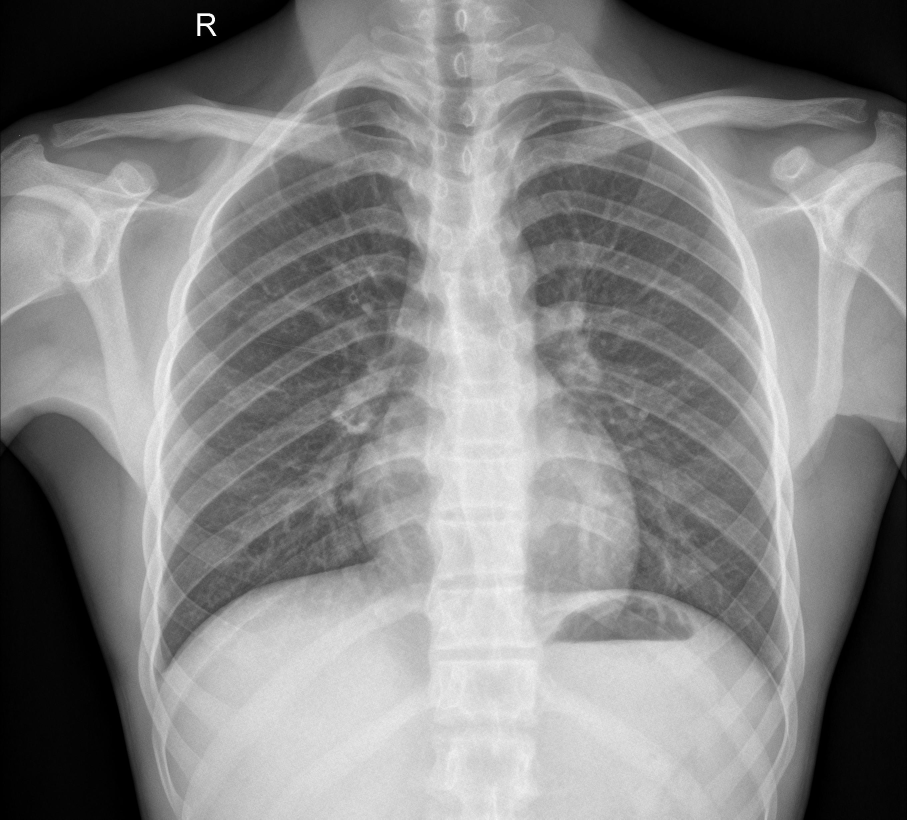
#> input picture NORMAL/IM-0025-0001.jpeg, 2720 x 2458 px (shown at 1/3 size); its folder holds only this picture in this run
$ python getImgInfo.py   (older library calls are emulated)
#> lines starting #> are read from the running program, lines starting #| are printed output that depends on the picture
import glob
import os
from PIL import Image
from operator import itemgetter

path_normal = 'NORMAL'
path_pneumnia = 'PNEUMONIA'

# the code trys to corp/export center of the original img so that lung is the focus, but if the picture is too large
# the code will first shrink it down to 1024x1024 with anti-alising filter then corp to 720x720

limit = 720
limit_upper = 1024

root_export = str(limit)+'\\'
if not os.path.exists(root_export):
    os.makedirs(root_export)

normal_export = root_export+'\\normal\\'
if not os.path.exists(normal_export):
    os.makedirs(normal_export)

bacteria_export = root_export+'\\bacteria\\'
if not os.path.exists(bacteria_export):
    os.makedirs(bacteria_export)

virus_export = root_export+'\\virus\\'
if not os.path.exists(virus_export):
    os.makedirs(virus_export)

normalImgList = glob.glob(path_normal + "/*.jpeg")
normalExport_count = 0
for eachImg in normalImgList:
    #print (eachNormalImg.split('\\')[1])
    im = Image.open(eachImg)
#> im is the input picture: PIL image 2720x2458 L; min 0, max 255, mean 133.2
    width, height = im.size
#> width = 2720; height = 2458
    if(width >= limit and height >= limit):
        if(width >= limit_upper or height >= limit_upper):
            im = im.resize((limit_upper, limit_upper), Image.ANTIALIAS)
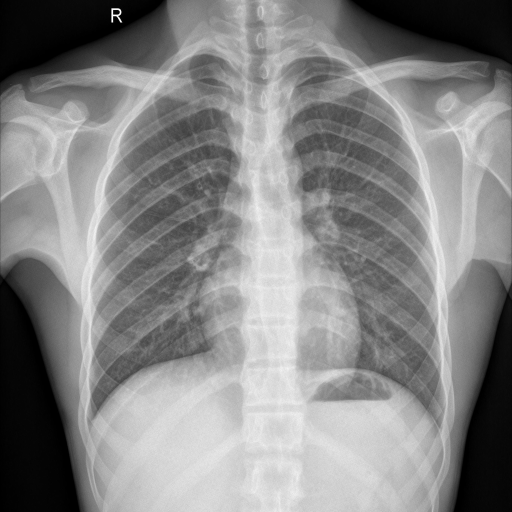
#> im: PIL image 1024x1024 L (shown at 1/2 size); min 0, max 255, mean 133.2
            width, height = im.size
#> width = 1024; height = 1024

        left = (width - limit) / 2
#> left = 152
        top = (height - limit) / 2
#> top = 152
        right = (width + limit) / 2
#> right = 872
        bottom = (height + limit) / 2
#> bottom = 872

        # Crop the center of the image
        im = im.crop((left, top, right, bottom))
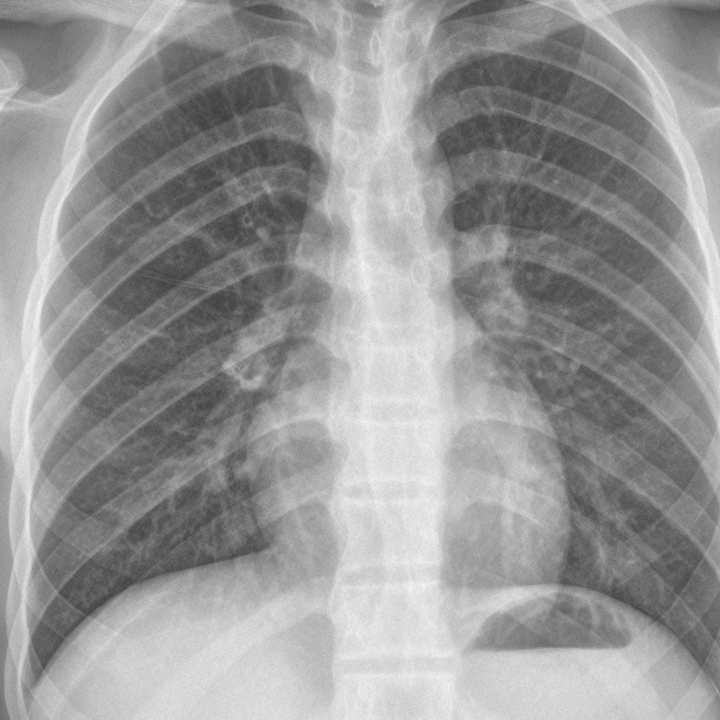
#> im: PIL image 720x720 L; min 60, max 246, mean 151.5
        im = im.convert('L')
#> (the run stopped early here; a loop or call above may not have finished)

$ run again, on NORMAL/IM-0215-0001.jpeg
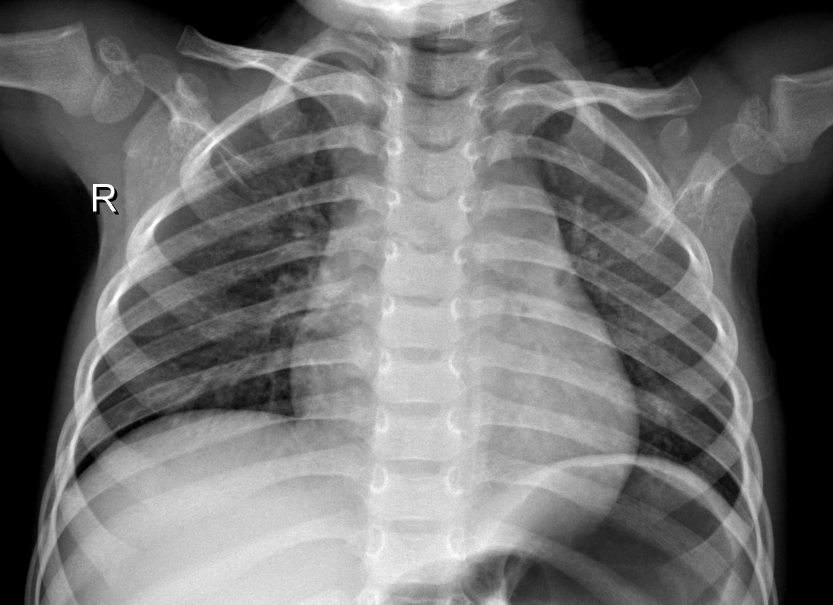
#> input picture NORMAL/IM-0215-0001.jpeg, 1666 x 1209 px (shown at 1/2 size)
#> im is the input picture: PIL image 1666x1209 L; min 0, max 255, mean 109.7
#> `im = im.resize((limit_upper, limit_upper), Image.ANTIALIAS)`:
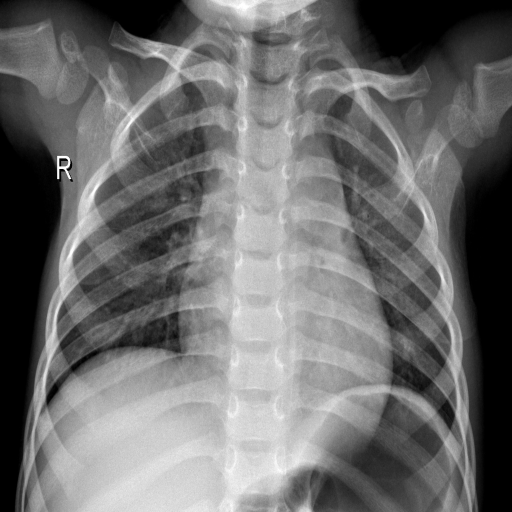
#> im: PIL image 1024x1024 L (shown at 1/2 size); min 0, max 255, mean 109.7
#> `im = im.crop((left, top, right, bottom))`:
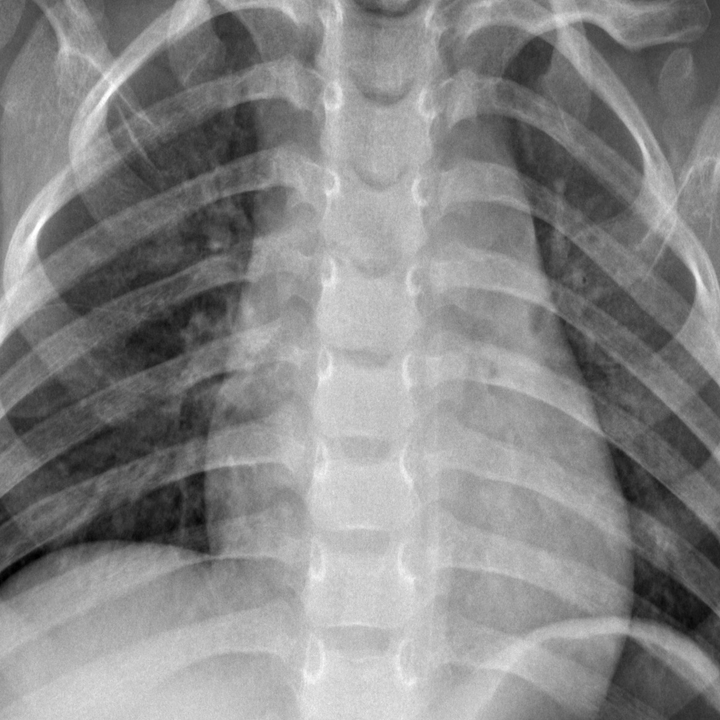
#> im: PIL image 720x720 L; min 0, max 255, mean 134.7

$ run again, on NORMAL/IM-0261-0001.jpeg
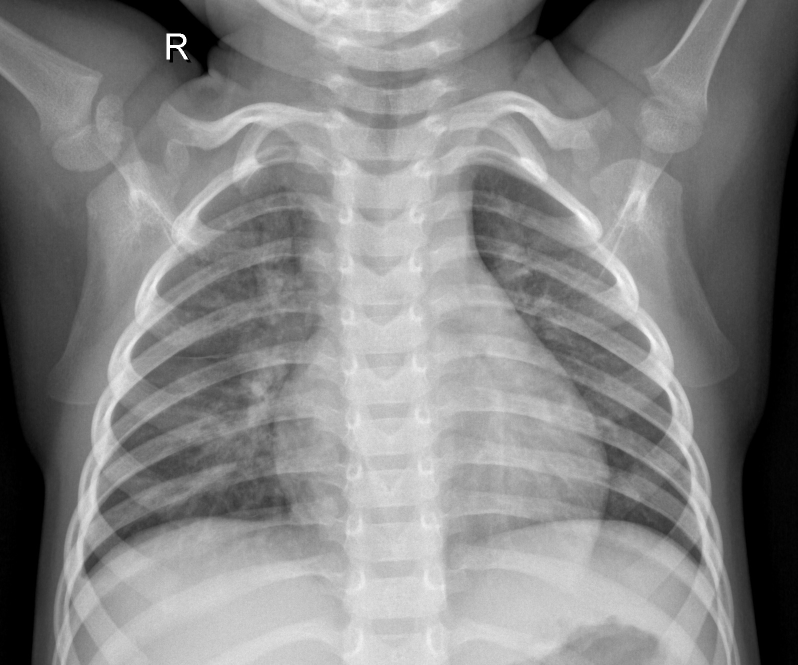
#> input picture NORMAL/IM-0261-0001.jpeg, 1596 x 1330 px (shown at 1/2 size)
#> im is the input picture: PIL image 1596x1330 L; min 0, max 255, mean 133.5
#> `im = im.resize((limit_upper, limit_upper), Image.ANTIALIAS)`:
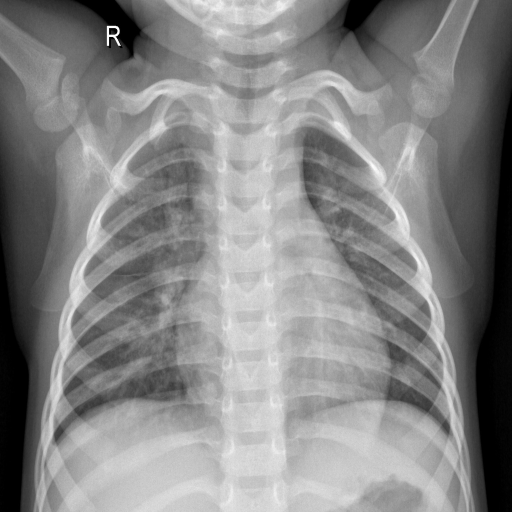
#> im: PIL image 1024x1024 L (shown at 1/2 size); min 0, max 255, mean 133.5
#> `im = im.crop((left, top, right, bottom))`:
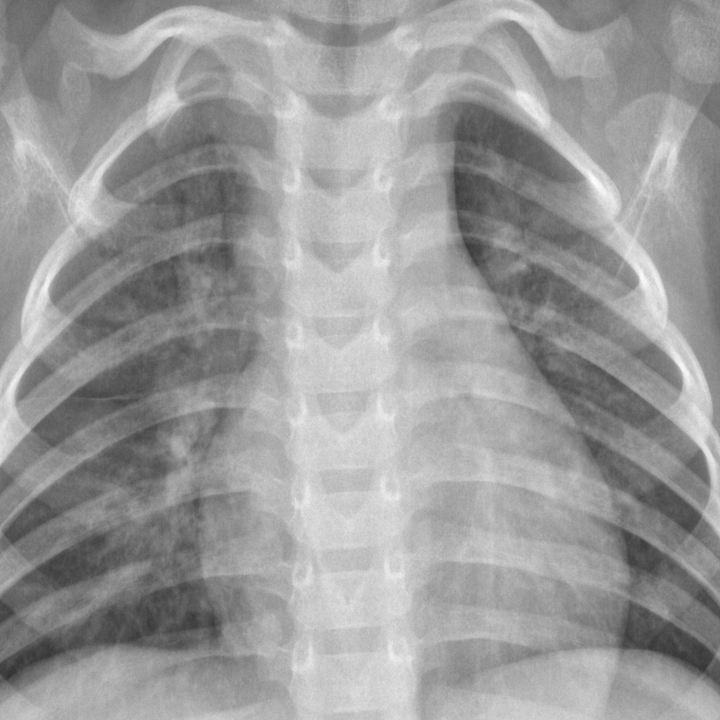
#> im: PIL image 720x720 L; min 50, max 255, mean 154.6

$ run again, on NORMAL/IM-0265-0001.jpeg
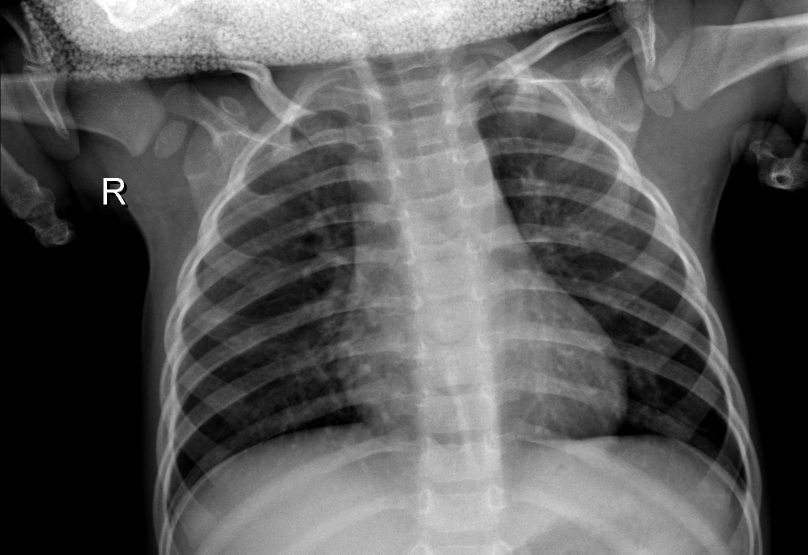
#> input picture NORMAL/IM-0265-0001.jpeg, 1616 x 1109 px (shown at 1/2 size)
#> im is the input picture: PIL image 1616x1109 L; min 0, max 255, mean 90.3
#> `im = im.resize((limit_upper, limit_upper), Image.ANTIALIAS)`:
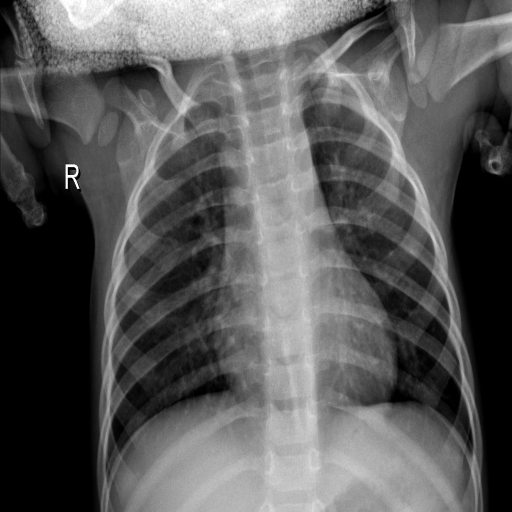
#> im: PIL image 1024x1024 L (shown at 1/2 size); min 0, max 255, mean 90.3
#> `im = im.crop((left, top, right, bottom))`:
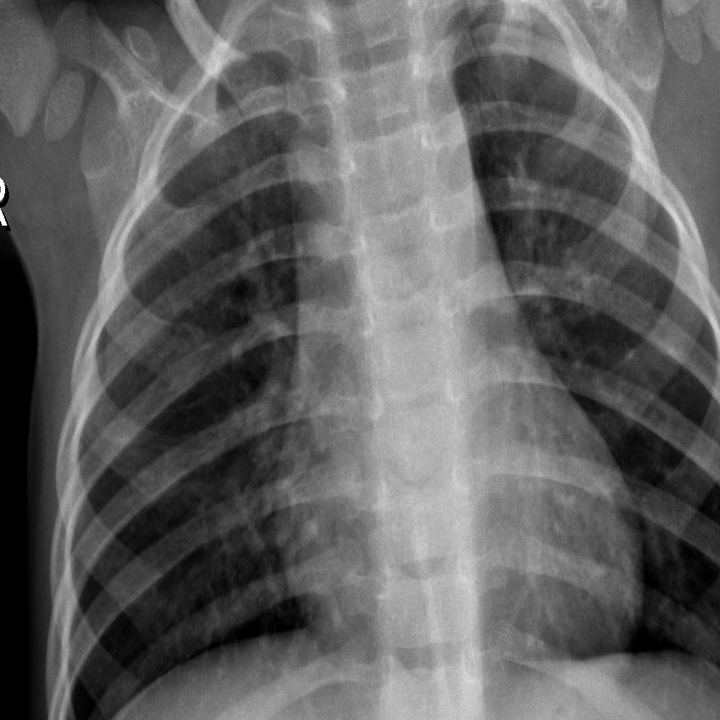
#> im: PIL image 720x720 L; min 0, max 255, mean 96.7
